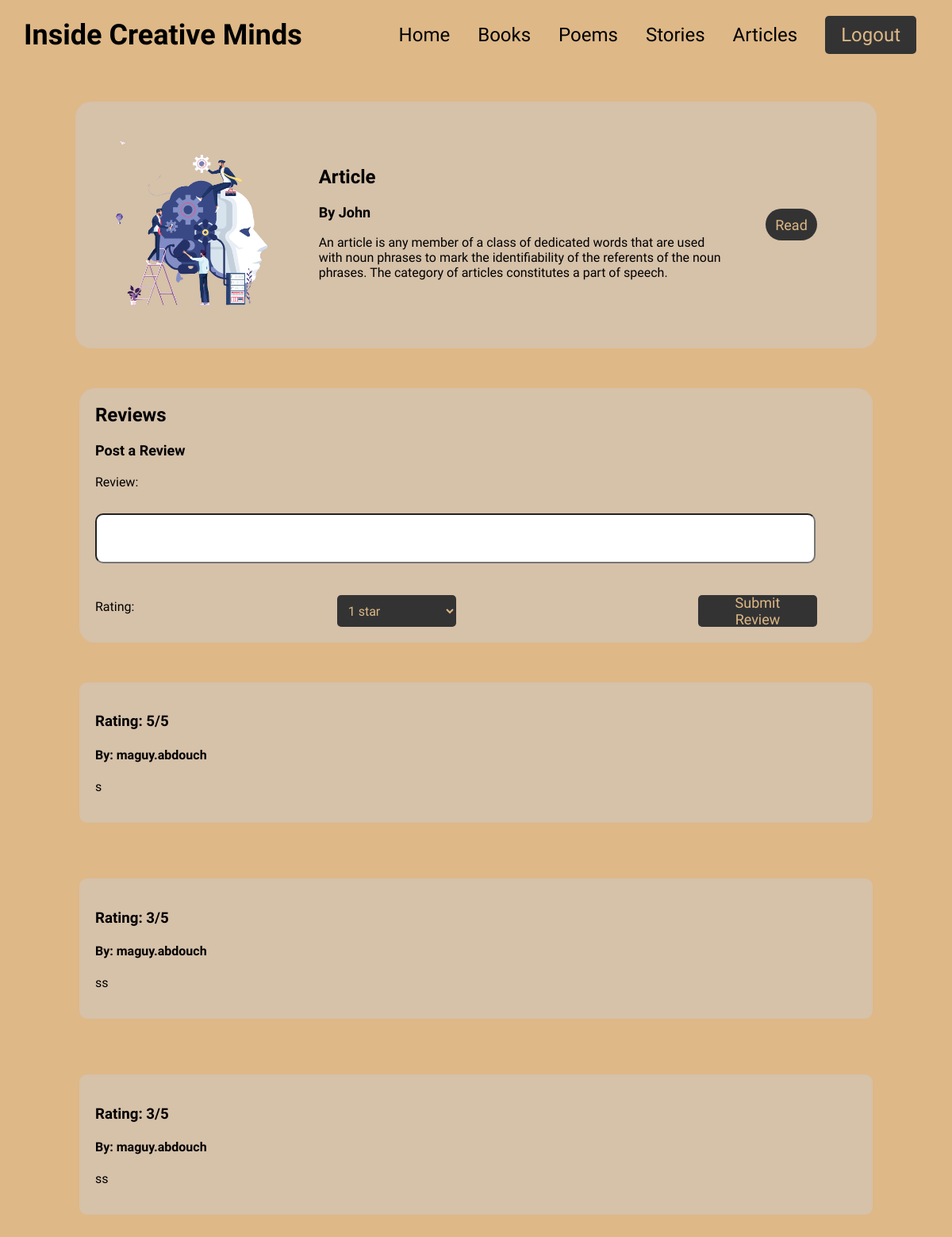
The app's page /article/1/ (signed in) with its own data.
### english/models.py (models this page shows, shortened)
class Article(models.Model):
    article_id = models.AutoField(primary_key=True)
    title = models.CharField(max_length=100)
    author = models.CharField(max_length=100)
    content = models.TextField()
    cover = models.ImageField(upload_to="article_covers/", blank=True)
    link = models.URLField()

class ArticleReview(models.Model):
    review_id = models.AutoField(primary_key=True)
    article_id = models.ForeignKey(Article, on_delete=models.CASCADE)
    review = models.TextField()
    RATING_CHOICES = [
        (1, '1 star'),
        (2, '2 stars'),
        (3, '3 stars'),
        (4, '4 stars'),
        (5, '5 stars'),
    ]
    rating = models.PositiveIntegerField(choices=RATING_CHOICES)
    reviewer = models.ForeignKey(User, on_delete=models.CASCADE)

### english/views.py (the view, shortened to what this page needs)
# urls.py: path('article/<int:article_id>/', article_detail, name='article_details'),
@login_required
def article_detail(request, article_id):
    article_detail = get_object_or_404(Article, pk=article_id)
    article_reviews = ArticleReview.objects.filter(article_id=article_id)
    context = {
        'article_detail': article_detail,
        'article_reviews': article_reviews,
    }
    return render(request, 'article_details.html', context)

### english/templates/article_details.html (shortened to what this page needs)
{% load static %}
<!DOCTYPE html>
<html lang="en">
<head>
    <link rel="stylesheet" href="{% static 'CSS/details.css' %}">
</head>
<body>
    <header>
        <div class="title">Inside Creative Minds</div>
        <nav>
            <ul>
                <li><a href="{% url 'home' %}">Home</a></li>
                <li><a href="{% url 'books' %}">Books</a></li>
                <li><a href="{% url 'poems' %}">Poems</a></li>
                <li><a href="{% url 'stories' %}">Stories</a></li>
                <li><a href="{% url 'articles' %}">Articles</a></li>
                {% if user.is_authenticated %}
                    <li><a href="{% url 'logout' %}" class="read-button">Logout</a></li>
                {% else %}
                    <li><a href="{% url 'login' %}" class="read-button">Login</a></li>
                {% endif %}
            </ul>
        </nav>
    </header>
    <main>
        <div class="fill">
            <div class="book-info">
                <div class="image-container">
                    <img src="{{ article_detail.cover.url }}" alt="Article Cover">
                </div>
                <div class="book-details">
                    <h2>{{ article_detail.title }}</h2>
                    <h3>By {{ article_detail.author }}</h3>
                    <p>{{ article_detail.content }}</p>
                </div>
                <a href="{{ article.link }}" class="box">
                    <button>Read</button>
                </a>
            </div>
            <div class="reviews">
                <h2>Reviews</h2>
                <div class="post-review">
                    <h3>Post a Review</h3>
                    <form method="post">
                        <label for="review">Review:</label>
                        <input class="reviewbox" name="review" ></input>
                        <div class="horizontal">
                            <label for="rating">Rating:</label>
                            <select class="submit" name="rating" required>
                                <option value="1">1 star</option>
                            </select>
                            <button class="submit" type="submit">Submit Review</button>
                        </div>
                    </form>
                </div>
            </div>
            {% for review in article_reviews %}
            <div class="review">
                <h3>Rating: {{ review.rating }}/5</h3>
                <h4>By: {{ review.reviewer }}</h4>
                <p>{{ review.review }}</p>
            </div>
            {% endfor %}
        </div>
    </main>
</body>
</html>

### static/CSS/details.css (style rules this page uses)
body { background-color: burlywood; background-size: cover; background-position: center; font-family: 'Felipa', sans-serif; overflow-x: hidden; margin: 0; }
header { display: flex; justify-content: space-between; align-items: center; padding: 20px 30px; color: white; z-index: 2; position: sticky; margin-top: -10px; top: 0; background-color: burlywood; }
.title { font-family: 'Felipa', sans-serif; font-size: 36px; font-weight: bold; color: black; }
nav ul { align-items: center; list-style-type: none; margin: 0; padding: 0; display: flex; flex-direction: row; gap: 20px; }
nav li { margin-right: 15px; }
nav a { text-decoration: none; color: black; font-family: 'Felipa', sans-serif; font-size: 24px; }
main { display: flex; justify-content: center; align-items: center; }
.read-button { display: inline-block; padding: 10px 20px; background-color: #333; color: burlywood; text-decoration: none; border-radius: 5px; transition: background-color 0.3s ease; }
.book-info { display: flex; align-items: center; margin: 50px 0 0; padding: 25px; background-color: #D6C1A9; border-radius: 20px; width: 80%; }
.image-container { flex: 1; padding-right: 25px; }
.image-container img { max-width: 100%; height: auto; border-radius: 5px; }
.book-details { flex: 2; text-align: left; }
.book-details h2 { font-size: 24px; margin-top: 0; font-family: Sura; }
.book-details h3 { font-size: 18px; margin-top: 0; font-family: Sura; }
.book-details p { font-size: 16px; margin: 5px 0; font-family: Sura; font-weight: 300; }
.fill { margin: 0px 0px 50px 0px; display: flex; flex-direction: column; align-items: center; }
.box { border-radius: 20px; display: flex; align-items: center; justify-content: center; margin: 0 50px; font-family: Felipa; width: 65px; height: 40px; background-color: #333; transition: background-color 0.3s ease; cursor: pointer; text-decoration: none; color: burlywood; font-size: 18px; }
.submit { border-radius: 20px; display: flex; align-items: center; justify-content: center; margin: 0 50px; font-family: Felipa; width: 150px; height: 40px; background-color: #333; transition: background-color 0.3s ease; cursor: pointer; text-decoration: none; color: burlywood; font-size: 18px; }
button { border: none; background: none; cursor: pointer; color: burlywood; font-family: Felipa; font-size: 18px; }
.review { margin-bottom: 20px; width: 80%; margin-top: 50px; padding: 20px; background-color: #D6C1A9; border-radius: 10px; font-size: 16px; font-family: 'Sura', sans-serif; }
.reviewbox { margin-bottom: 20px; width: 90%; margin-top: 20px; padding: 20px; background-color: white; border-radius: 10px; font-size: 16px; font-family: 'Sura', sans-serif; }
.reviews { width: 80%; margin-top: 50px; padding: 20px; background-color: #D6C1A9; border-radius: 20px; text-align: left; }
.reviews h2 { font-size: 24px; margin-top: 0; }
.post-review { margin-top: 20px; }
.post-review h3 { font-size: 18px; }
.post-review form { margin-top: 20px; }
.post-review label { font-size: 16px; display: block; margin-bottom: 10px; font-family: 'Sura', sans-serif; color: black; }
.post-review .horizontal { display: flex; justify-content: space-between; align-items: center; margin-top: 20px; }
.post-review select { width: 150px; padding: 10px; border: none; border-radius: 5px; font-size: 16px; }
.post-review button[type="submit"] { background-color: #333; color: burlywood; border: none; border-radius: 5px; padding: 10px 20px; font-size: 18px; cursor: pointer; transition: background-color 0.3s ease; }

### records on screen
Article: cover (picture), title "Article", author "John", content "An article is any member of a class of dedicated words that are used with noun phrases to mark the identifiability of the referents of the noun phrases. The category of articles constitutes a part of speech."
ArticleReview: rating "5", reviewer "maguy.abdouch", review "s"
ArticleReview: rating "3", reviewer "maguy.abdouch", review "ss"
ArticleReview: rating "3", reviewer "maguy.abdouch", review "ss"
